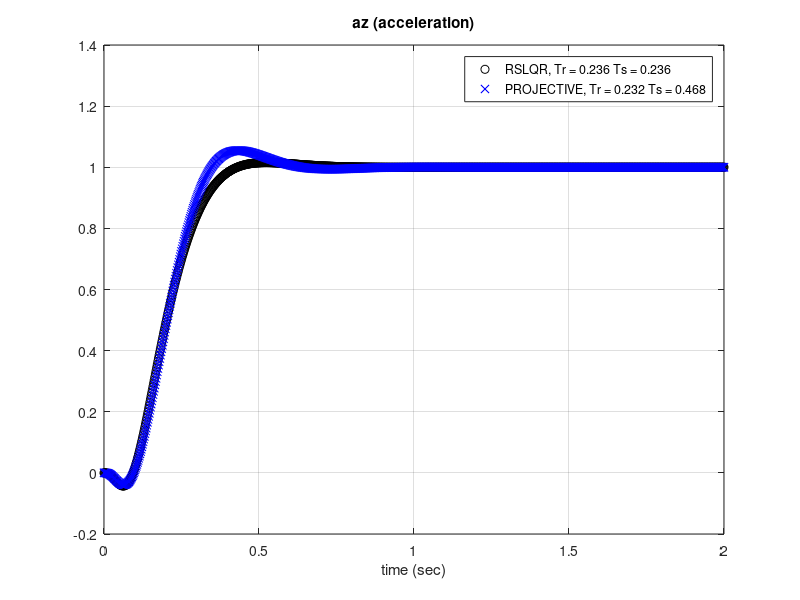
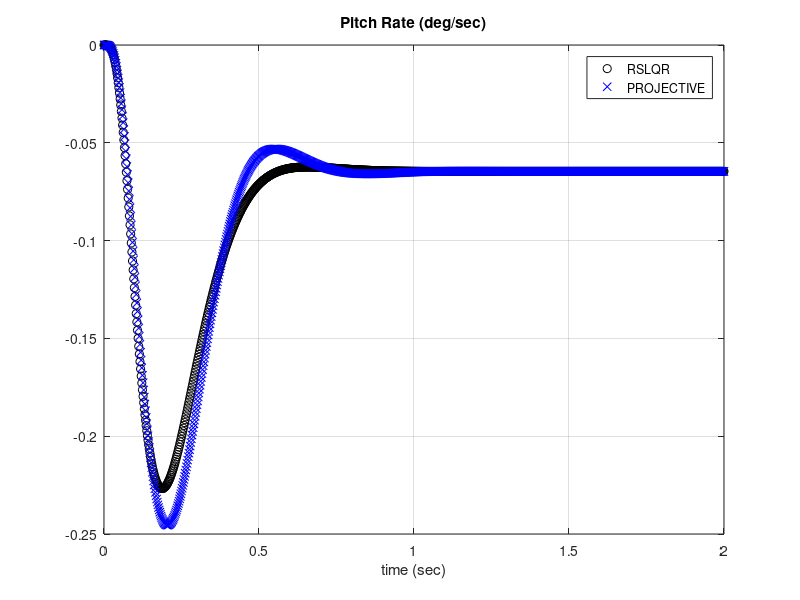
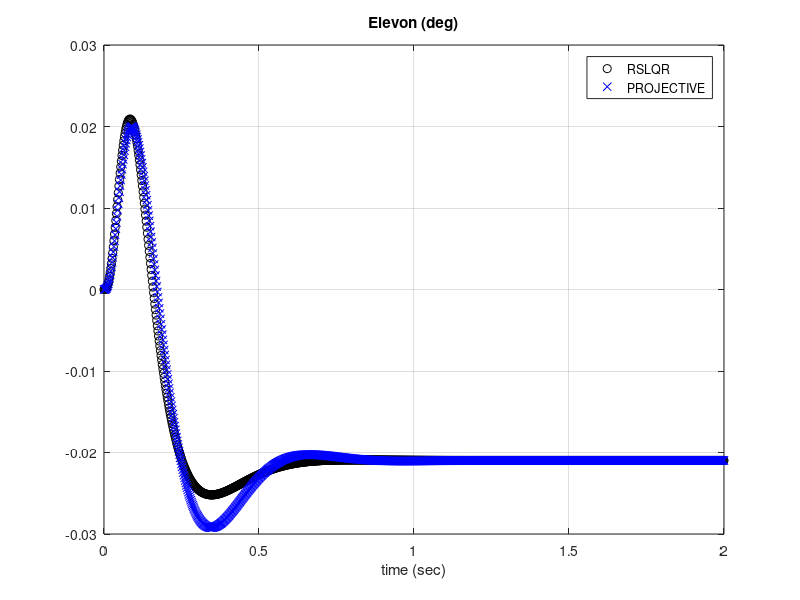
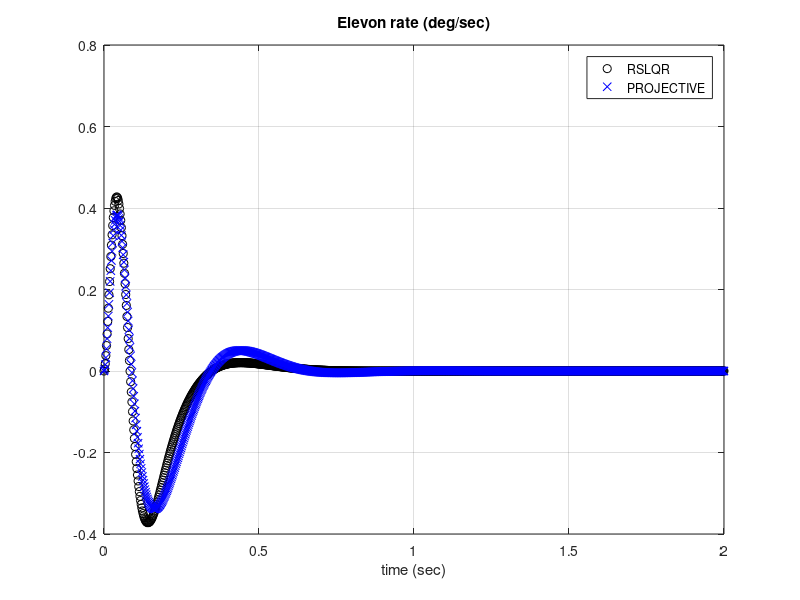

These figures' MATLAB source, in order:
dt = 0.002;
t = 0:dt:2;

load('5_2_az.mat');
load('5_2_q.mat');
load('5_2_del.mat');
load('5_2_deldot.mat');
load('rt_5_2.mat');
load('st_5_2.mat');

load('hw4_az.mat');
load('hw4_q.mat');
load('hw4_del.mat');
load('hw4_deldot.mat');
load('../HW5/hw4_rt.mat');
load('../HW5/hw4_st.mat');

figure; plot(t,az_hw4,'ok', t,az_5_2,'xb'); 
title('az (acceleration)');grid on;xlabel('time (sec)');
str1 = ['RSLQR, Tr = ' num2str(hw4_rt) ' Ts = ' num2str(hw4_st)];
str2 = ['PROJECTIVE, Tr = ' num2str(rt_5_2) ' Ts = ' num2str(st_5_2)];
legend({str1,str2}, 'Position',[0.39,0.45,0.25,0.1])

figure; plot(t,q_hw4,'ok', t,q_5_2,'xb'); 
title('Pitch Rate (deg/sec)');grid on;xlabel('time (sec)');
legend('RSLQR','PROJECTIVE');

figure; plot(t,del_hw4,'ok', t,del_5_2,'xb'); 
title('Elevon (deg)');grid on;xlabel('time (sec)'); 
legend('RSLQR','PROJECTIVE');

figure; plot(t,deldot_hw4,'ok', t,deldot_5_2,'xb'); 
title('Elevon rate (deg/sec)');grid on;xlabel('time (sec)');
legend('RSLQR','PROJECTIVE');

